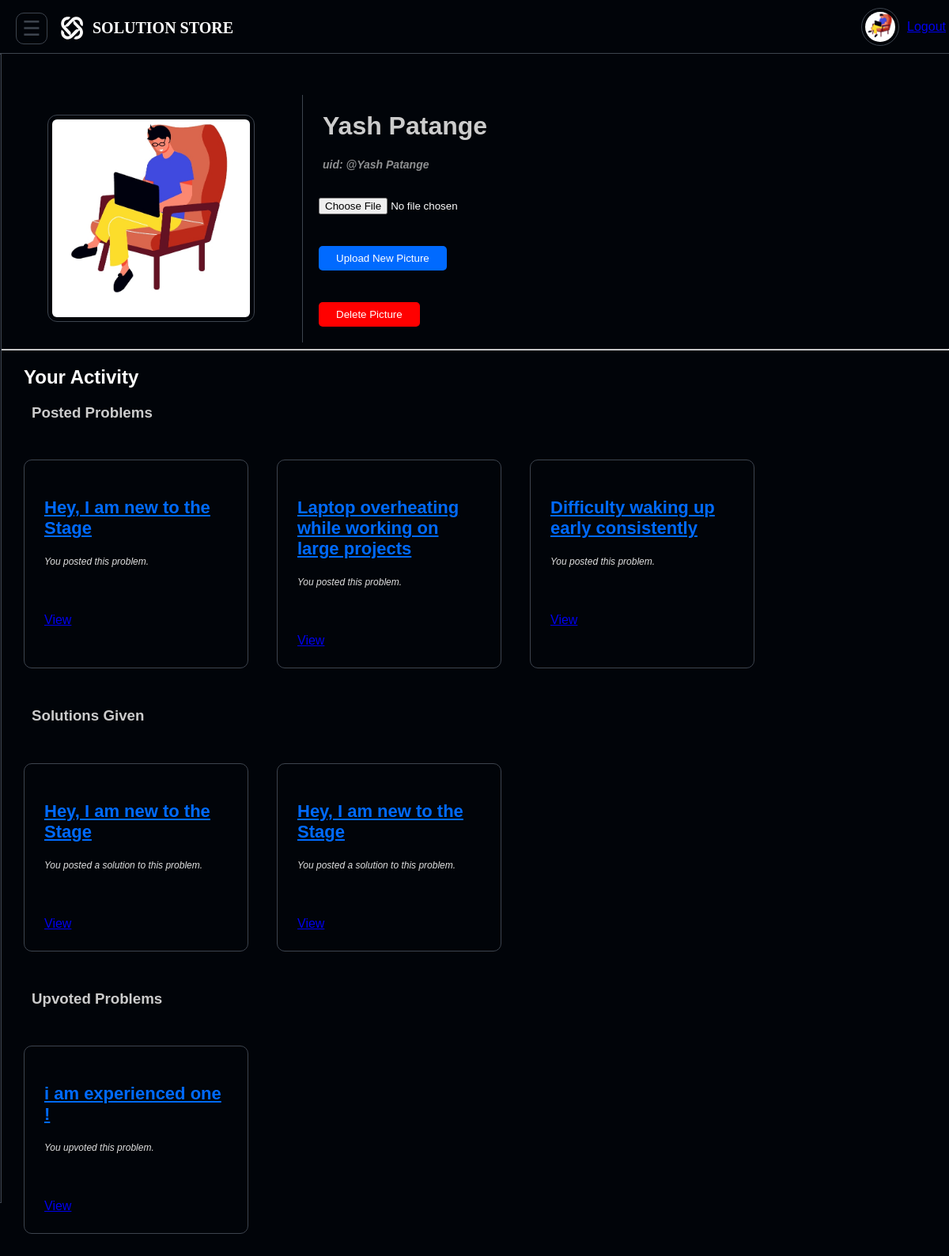
Screenshot of /profile.php (signed in) with the database file from the repository.
### tables this page shows
CREATE TABLE `users` (
  `user_id` int(11) NOT NULL,
  `username` varchar(255) DEFAULT NULL,
  `email` varchar(255) DEFAULT NULL,
  `mono` varchar(15) DEFAULT NULL,
  `password` varchar(255) DEFAULT NULL,
  `bio` text DEFAULT NULL,
  `profilepicture` varchar(255) DEFAULT NULL
);

CREATE TABLE `problems` (
  `contentid` int(11) NOT NULL,
  `title` varchar(255) DEFAULT NULL,
  `description` text DEFAULT NULL,
  `reference_link` varchar(100) DEFAULT NULL,
  `tags` varchar(255) DEFAULT NULL,
  `user_id` int(11) DEFAULT NULL,
  `createdat` datetime DEFAULT NULL
);

CREATE TABLE `solutions` (
  `solutionid` int(11) NOT NULL,
  `contentid` int(11) DEFAULT NULL,
  `title` varchar(255) DEFAULT NULL,
  `description` text DEFAULT NULL,
  `mediaurl` varchar(255) DEFAULT NULL,
  `solutionlink` varchar(255) DEFAULT NULL,
  `userid` int(11) DEFAULT NULL,
  `createdat` datetime DEFAULT NULL
);

### profile.php (the view, shortened to what this page needs)
<?php
include 'db.php';
$user_id = $_SESSION['user_id'];
$stmt = $conn->prepare("SELECT username, bio, profilepicture FROM users WHERE user_id = ?");
$stmt->bind_param("i", $user_id);
$stmt->execute();
$stmt->bind_result($username, $bio, $profile_picture);
$problems = $conn->query("SELECT contentid, title FROM problems WHERE user_id = $user_id");
$solutions = $conn->query("SELECT s.solutionid, p.title FROM solutions s JOIN problems p ON s.contentid = p.contentid WHERE s.userid = $user_id");
$upvotes = $conn->query("SELECT s.solutionid, s.title FROM solutionupvotes u JOIN solutions s ON u.solutionid = s.solutionid WHERE u.userid = $user_id");
?>
<!DOCTYPE html>
<html lang="en">
<head>
    <link rel="stylesheet" href="index.css">
    <link rel="stylesheet" href="navbar.css">
    <link rel="stylesheet" href="postform.css">
</head>
<body>
    <div class="container1">
        <div class="navbar">
            <div class="left-icons">
                <button class="menu-icon" onclick="toggleSidebar()">☰</button>
                <img src="src/image.svg" alt="Logo" class="logo">
                <h2 class="wename">SOLUTION STORE</h2>
            </div>
            <div class="nav-right">
                <img src="<?= $profile_picture ?: 'src/profile.jpg' ?>" alt="profile" class="profile-pic">
                <a href="logout.php" class="logout-button">Logout</a>
            </div>
        </div>
        <div id="menu1" class="sidebar1">
        </div>
    </div>
    <div class="profileimgcontainer">
        <img class="profileimg" src="<?= $profile_picture ?: 'src/profile.jpg' ?>" alt="Profile Picture">
        <div style="background-color: transparent; width: 60%; height: auto; border-left: .5px solid rgb(61, 68, 78); margin-left: 60px;">
            <h1 class="urname"><?= htmlspecialchars($username) ?></h1>
            <h3 class="urname" style="font-size: 14px; color: #ccccccb1;"><i>uid: @<?= htmlspecialchars($username) ?></i></h3>
            <form method="post" enctype="multipart/form-data">
                <input style="margin:20px;" type="file" name="profile_picture" accept="image/*"><br>
                <button type="submit" class="post-btn" style="margin:20px;">Upload New Picture</button>
            </form>
            <?php if ($profile_picture): ?>
            <form method="post">
                <button class="post-btn" style="margin:20px; background:red;">Delete Picture</button>
            </form>
            <?php endif; ?>
        </div>
    </div>
    <hr/>
    <h2 style="margin-left:30px; color:#fff;">Your Activity</h2>
    <h3 style="margin-left:40px; color:#ccc;">Posted Problems</h3>
    <div style="padding: 20px; display: flex; flex-wrap: wrap; gap: 16px;">
        <?php while ($row = $problems->fetch_assoc()): ?>
        <div class="problem-card">
            <h3 class="pname"><u><?= htmlspecialchars($row['title']) ?></u></h3>
            <p class="pdiscription">You posted this problem.</p>
            <a href="problem.php?id=<?= $row['contentid'] ?>">View</a>
        </div>
        <?php endwhile; ?>
    </div>
    <h3 style="color:#ccc; margin-left:40px;">Solutions Given</h3>
    <div style="padding: 20px; display: flex; flex-wrap: wrap; gap: 16px;">
        <?php while ($row = $solutions->fetch_assoc()): ?>
        <div class="problem-card">
            <h3 class="pname"><u><?= htmlspecialchars($row['title']) ?></u></h3>
            <p class="pdiscription">You posted a solution to this problem.</p>
            <a href="problem.php?id=<?= $row['solutionid'] ?>">View</a>
        </div>
        <?php endwhile; ?>
    </div>
    <h3 style="color:#ccc; margin-left:40px;">Upvoted Problems</h3>
    <div style="padding: 20px; display: flex; flex-wrap: wrap; gap: 16px;">
        <?php while ($row = $upvotes->fetch_assoc()): ?>
        <div class="problem-card">
            <h3 class="pname"><u><?= htmlspecialchars($row['title']) ?></u></h3>
            <p class="pdiscription">You upvoted this problem.</p>
            <a href="problem.php?id=<?= $row['solutionid'] ?>">View</a>
        </div>
        <?php endwhile; ?>
    </div>
</body>
</html>

### index.css (style rules this page uses)
body { margin: 0; font-family: Arial; background-color:rgb(1,4,9); color: white; }
.sidebar1 { margin-top: 68px; height: 90%; width: 250px; position: fixed; border: 1px solid rgb(61, 68, 78); top: 0; left: -250px; background-color: rgb(13,16,23); overflow-x: hidden; transition: 0.3s; padding-top: 20px; }
.problem-card { background-color: rgb(1,4,9); border: .5px solid rgb(61, 68, 78); padding: 25px; margin: 10px; border-radius: 10px; }
.pname { font-size: 22px; color: #006aff; }
.pdiscription { font-style: italic; height: 60px; color: #dfdfdf; font-size: 12px; }
.profileimg { width: 220px; height: 220px; padding: 5px; border: .5px solid rgb(61, 68, 78); border-radius: 10px; }
.profileimgcontainer { display: flex; align-items: center; margin-top: 120px; margin-left: 60px; }
.container1 { display: flex; flex-direction: column; }
.urname { margin-left: 25px; color: #ccc; }

### navbar.css (style rules this page uses)
.navbar { position: absolute; display: flex; width: 98%; justify-content: space-between; align-items: center; height: 27px; padding: 20px; background-color: rgb(1,4,9); border-bottom: 0.5px solid rgb(61, 68, 78); }
.navbar .left-icons, .navbar .nav-right { display: flex; align-items: center; gap: 10px; }
.menu-icon { margin-top: 5px; width: 40px; padding: 10px; height: 40px; background-color: transparent; color: rgb(61, 68, 78); font-size: 26px; border: 1px solid rgb(61, 68, 78); border-radius: 10px; display: flex; flex-direction: column; justify-content: center; align-items: center; gap: 6px; }
.logo { position: relative; width: 32px; padding-top: 4px; padding-left: 5px; }
.wename { font-size: 20px; margin-top: 20px; font-family: cursive; }
.post-btn { background: #006aff; color: white; border: none; padding: 8px 22px; border-radius: 5px; }
.profile-pic { width: 38px; height: 38px; padding: 4px; border: 1px solid rgb(61, 68, 78); border-radius: 50%; }

### profile.php (style rules this page uses)
.problem-card { background-color: rgb(1,4,9); width: 20%; border: .5px solid rgb(61, 68, 78); padding: 25px; margin: 10px; border-radius: 10px; }
.profileimg { width: 250px; height: 250px; border-radius: 12px; object-fit: cover; }

### rows the page displays
users: profilepicture (picture), username "Yash Patange"
problems: title "Hey, I am new to the Stage"
problems: title "Laptop overheating while working on large projects"
problems: title "Difficulty waking up early consistently"
solutions: contentid.title "Hey, I am new to the Stage"
solutions: contentid.title "Hey, I am new to the Stage", title "i am experienced one !"
